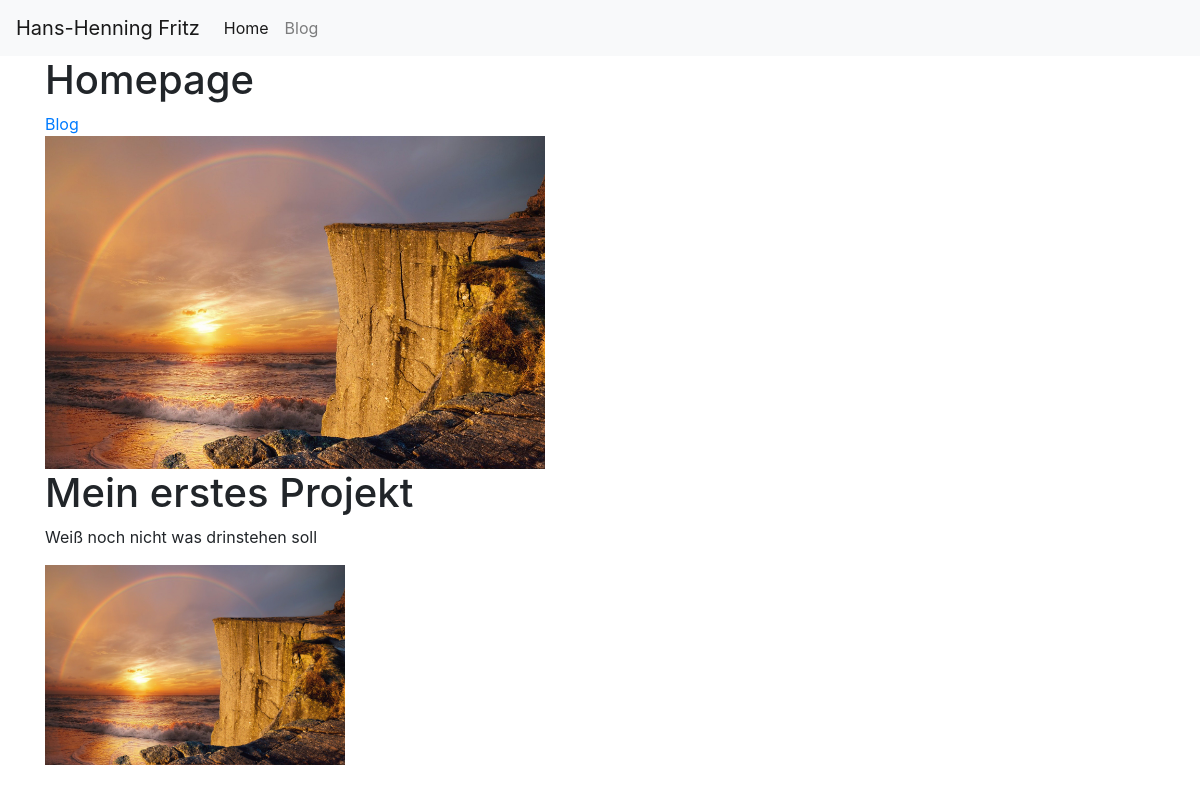
The page / on the database its author committed.
### portfolio/models.py (models this page shows, shortened)
class Project(models.Model):
    title = models.CharField(max_length=100)
    description = models.CharField(max_length=250)
    image = models.ImageField(upload_to='portfolio/images')
    url = models.URLField(blank=True)

### portfolio/views.py (the view)
# urls.py: 2. Add a URL to urlpatterns:  path('', views.home, name='home')
def home(request):
    projects = Project.objects.all()
    return render(request,'portfolio/home.html', {'projects': projects})

### portfolio/templates/portfolio/home.html (shortened to what this page needs)
{% extends 'portfolio/base.html' %}
{% block content %}
    {% load static %}
    <h1>Homepage</h1>
    <a href="{% url 'blog:all_blogs' %}">Blog</a>
    <br />
    <img src="{% static 'portfolio/landschaft_meer.jpg' %}" width=500>
    {% for project in projects %}
    <h1>{{ project.title }}</h1>
    <p>{{ project.description }}</p>
    <img src="{{ project.image.url }}" width=300>
    {% endfor %}
{% endblock  %}

### rows shown on the page
Project: title "Mein erstes Projekt", description "Weiß noch nicht was drinstehen soll", image (picture)
